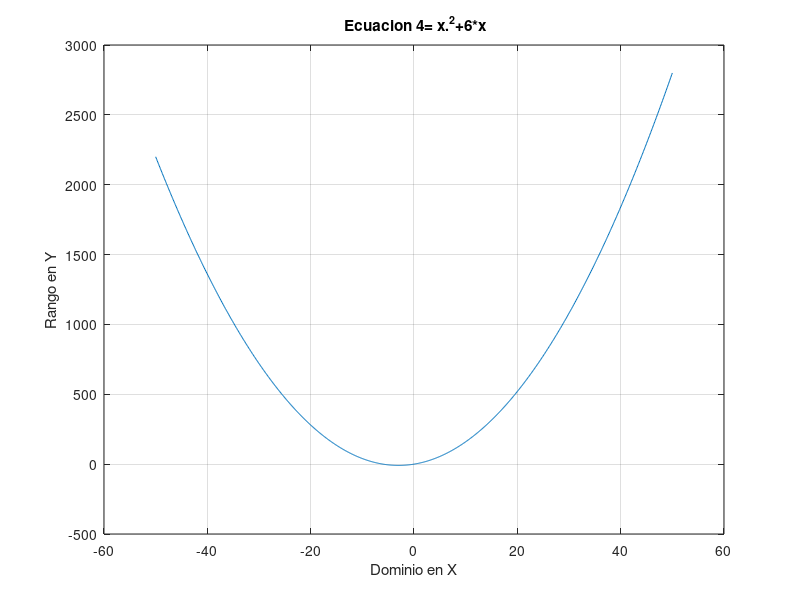

The MATLAB source for this figure: (Note: this script raises an error after producing the figure.)
% Description		:Script que resuelve una funcion real
% Authors		    :Ximena Ixel Garcia Agustin
% Date			    :20211028
% Version		    :3
% Usage			    :octave> /path/ecuacion4
% Notes			    :Se requiere aplicacion Octave

clear
%Dominio de funcion
x= -50:0.1:50;
%Rango de funcion
fx =((x.^2)+(6*x));
%plotear
plot(x,fx);
grid on
title(" Ecuacion 4= x.^2+6*x");
xlabel( "Dominio en X" );
ylabel( "Rango en Y" );
%Salida a imprimir
syms x;
a = "Funcion resultante";
f = (x.^2)+(6*x);
disp(a);
disp(f);